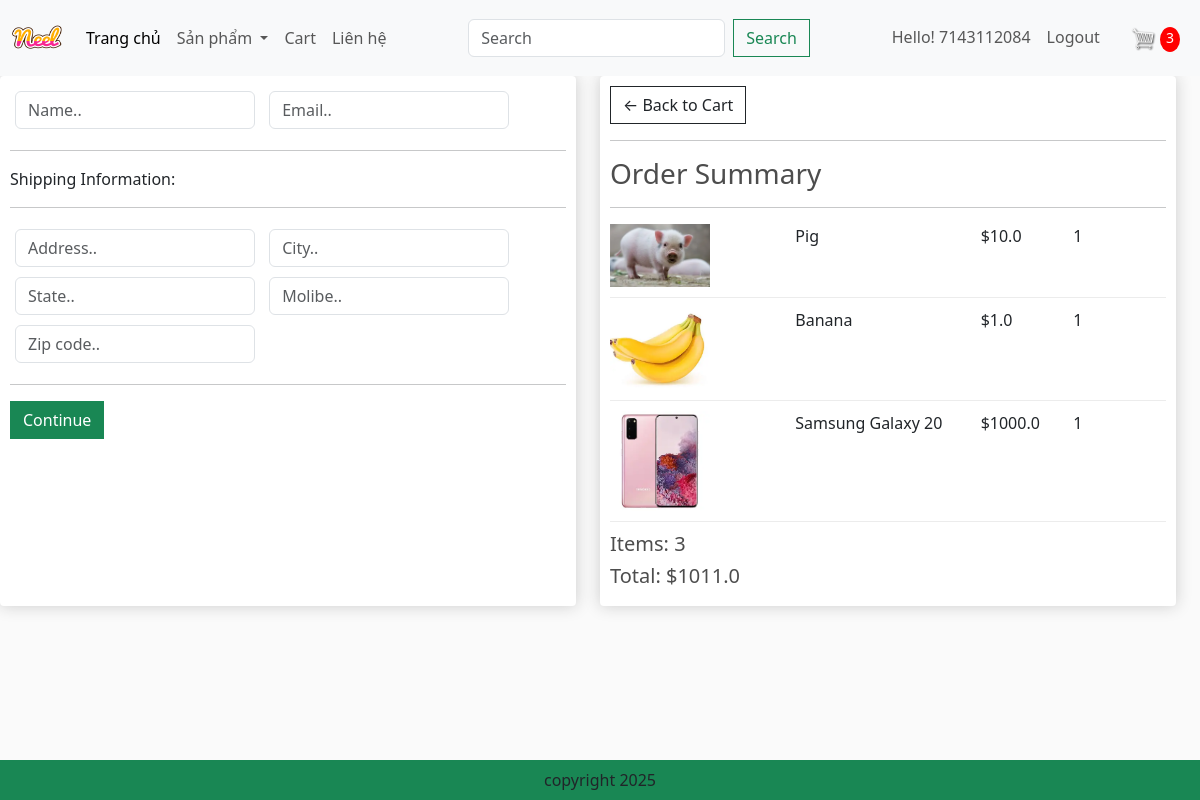
Page /checkout/ (signed in) on the committed database.
### app/models.py (models this page shows, shortened)
class OrderItem(models.Model):
    product = models.ForeignKey(Product, on_delete=models.SET_NULL, null=True, blank=True)
    order = models.ForeignKey(Order, on_delete=models.SET_NULL, null=True, blank=True)
    quantity = models.IntegerField(default=0, null=True, blank=True)
    date_added = models.DateTimeField(auto_now_add=True)
    @property
    def get_total(self):
        total = self.product.price * self.quantity
        return total

class Product(models.Model):
    category = models.ManyToManyField(Category, related_name='product')
    name = models.CharField(max_length=200, null=True)
    price = models.FloatField(null=True)
    digital = models.BooleanField(default=False, null=True, blank=False)
    image = models.ImageField(null= True, blank= True)
    detail= models.TextField(null= True, blank= True)
    @property
    def ImageURL(self):
        try:
            url = self.image.url
        except:
            url = ''
        return url

class Order(models.Model):
    customer = models.ForeignKey(User, on_delete=models.SET_NULL, null=True, blank=True)
    date_order = models.DateTimeField(auto_now_add=True)
    complete = models.BooleanField(default=False, null=True, blank=False)
    transaction_id = models.CharField(max_length=200, null=True)
    @property
    def get_cart_items(self):
        orderitems = self.orderitem_set.all()
        total = sum([item.quantity for item in orderitems])
        return total
    @property
    def get_cart_total(self):
        orderitems = self.orderitem_set.all()
        total = sum([item.get_total for item in orderitems])
        return total

### app/views.py (the view)
# urls.py: path('checkout/', views.checkout, name="checkout"),
def checkout(request):
    if request.user.is_authenticated:
        customer = request.user
        order, created = Order.objects.get_or_create(customer = customer, complete = False)
        items = order.orderitem_set.all()
        cartItems = order.get_cart_items
    else:
        items = []
        order = {'get_cart_items':0,'get_cart_total':0}
        cartItems = order['get_cart_items']
    categories = Category.objects.filter(is_sub = False)
    context = {'categories':categories,'items':items, 'order':order,'cartItems':cartItems}
    return render(request, 'app/checkout.html',context)

### app/templates/app/checkout.html (shortened to what this page needs)
{% extends 'app/base.html' %}
{% load static %}
{% block content_checkout %}
     <div class="row" style='width: 100%'>
		<div class="col-lg-6">
			<div class="box-element" id="form-wrapper">
				<form id="form">
					<div id="user-info">
						<div class="form-field">
							<input required class="form-control" type="text" name="name" placeholder="Name..">
						</div>
						<div class="form-field">
							<input required class="form-control" type="email" name="email" placeholder="Email..">
						</div>
					</div>
					<div id="shipping-info">
						<hr>
						<p>Shipping Information:</p>
						<hr>
						<div class="form-field">
							<input class="form-control" type="text" name="address" placeholder="Address..">
						</div>
						<div class="form-field">
							<input class="form-control" type="text" name="city" placeholder="City..">
						</div>
						<div class="form-field">
							<input class="form-control" type="text" name="state" placeholder="State..">
						</div>
						<div class="form-field">
							<input class="form-control" type="text" name="mobile" placeholder="Molibe..">
						</div>
						<div class="form-field">
							<input class="form-control" type="text" name="country" placeholder="Zip code..">
						</div>
					</div>
					<hr>
					<input id="form-button" class="btn btn-success btn-block" type="submit" value="Continue">
				</form>
			</div>
			<br>
		</div>
		<div class="col-lg-6">
			<div class="box-element">
				<a  class="btn btn-outline-dark" href="{% url 'cart' %}">&#x2190; Back to Cart</a>
				<hr>
				<h3>Order Summary</h3>
				<hr>
				{% for item in items %}
				<div class="cart-row">
					<div style="flex:2"><img class="row-image" src="{{item.product.ImageURL}}"></div>
					<div style="flex:2"><p>{{item.product.name}}</p></div>
					<div style="flex:1"><p>${{item.product.price}}</p></div>
					<div style="flex:1"><p>{{item.quantity}}</p></div>
				</div>
				{% endfor %}
				<h5>Items:   {{order.get_cart_items}}</h5>
				<h5>Total:   ${{order.get_cart_total}}</h5>
			</div>
		</div>
	</div>
{% endblock content_checkout %}

### app/templates/app/base.html (shortened to what this page needs)
{% load static %}
<!DOCTYPE html>
<html>
    <head>
        <link href="https://cdn.jsdelivr.net/npm/bootstrap@5.3.6/dist/css/bootstrap.min.css" rel="stylesheet">
        <link href="{%static 'app/css/style.css' %}" rel="stylesheet"/>
        <link href="{%static 'app/css/all.min.css' %}" rel="stylesheet"/>
        <link href="{%static 'app/css/owl.carousel.min.css' %}" rel="stylesheet"/>
        <link rel="stylesheet" type="text/css" href="{%static 'app/css/main.css' %}"/>
        <link rel="stylesheet" href="">
    </head>
    <body>
        <nav class="navbar navbar-expand-lg bg-light">
            <div class="container-fluid">
                <a class="navbar-brand" href="{% url 'home' %}">
                    <img src =" {% static 'app/images/Neel.png' %}" width="50" height="50" />
                </a>
                <div class="collapse navbar-collapse" id="navbarSupportedContent">
                    <ul class="navbar-nav me-auto mb-2 mb-lg-0">
                        <li class="nav-item">
                            <a class="nav-link active" aria-current="page" href="{% url 'home' %}">Trang chủ</a>
                        </li>
                        <li class="nav-item dropdown">
                            <a class="nav-link dropdown-toggle" href="#" role="button" data-bs-toggle="dropdown" aria-expanded="false">
                                Sản phẩm
                            </a>
                        </li>
                        <li class="nav-item">
                            <a class="nav-link" href="{% url 'cart' %}">Cart</a>
                        </li>
                        <li class="nav-item">
                            <a class="nav-link" href="#">Liên hệ</a>
                        </li>
                    </ul>
                    <form class="d-flex" role="search" method="POST" action="{% url 'search' %}">
                        <input class="form-control me-2" type="search" placeholder="Search" aria-label="Search" name="searched">
                        <button class="btn btn-outline-success" type="submit">Search</button>
                    </form>
                    <ul class="navbar-nav ms-auto mb-2 mb-lg-0">
                        {% if request.user.is_authenticated %}
                            <li class="nav-item">
                                <span class="nav-link">Hello! {{request.user}}</span>
                            </li>
                            <li class="nav-item">
                                <a class="nav-link" href="{% url 'logout' %}">Logout</a>
                            </li>
                        {% endif %}
                        <li class="nav-item">
                            <a class="nav-link" href="{% url 'cart' %}">
                                <img id="cart-icon" src="{% static 'app/images/cart.png' %}" alt="Cart">
                                <p id='cart-total' class="d-inline-block mb-0">{{cartItems}}</p>
                            </a>
                        </li>
                    </ul>
                </div>
            </div>
        </nav>
        <main class="flex-grow-1">
        {% block content_checkout %} {% endblock content_checkout %}
        </main>
        <footer class="container--fluid bg-success text-center fixed-bottom p-2">
            copyright 2025
        </footer>
    </body>
</html>

### app/static/app/css/main.css (style rules this page uses)
body { background-color: hsl(0, 0%, 98%); }
h1,h2,h3,h4,h5,h6 { color:hsl(0, 0%, 30%); }
.box-element { box-shadow: hsl(0, 0%, 80%) 0 0 16px; background-color: #fff; border-radius: 4px; padding: 10px; height: 100%; }
#cart-icon { width:25px; display: inline-block; margin-left: 15px; }
#cart-total { display: block; text-align: center; color:#fff; background-color: red; width: 20px; height: 25px; border-radius: 50%; font-size: 14px; }
.col-lg-3, .col-lg-4, .col-lg-6, .col-lg-8, .col-lg-12 { margin-top: 0 !important; }
.btn { border-radius: 0; }
.row-image { width: 100px; }
.form-field { width:250px; display: inline-block; padding: 5px; }
.cart-row { display: flex; align-items: flex-stretch; padding-bottom: 10px; margin-bottom: 10px; border-bottom: 1px solid #ececec; }

### rows in the picture
OrderItem: product.ImageURL (picture), product.name "Pig", product.price "10.0", quantity "1"
OrderItem: product.ImageURL (picture), product.name "Banana", product.price "1.0", quantity "1"
OrderItem: product.ImageURL (picture), product.name "Samsung Galaxy 20", product.price "1000.0", quantity "1"
Order: get_cart_items "3", get_cart_total "1011.0"

### other values in the picture
{{ request.user }} "7143112084"
{{ cartItems }} "3"
